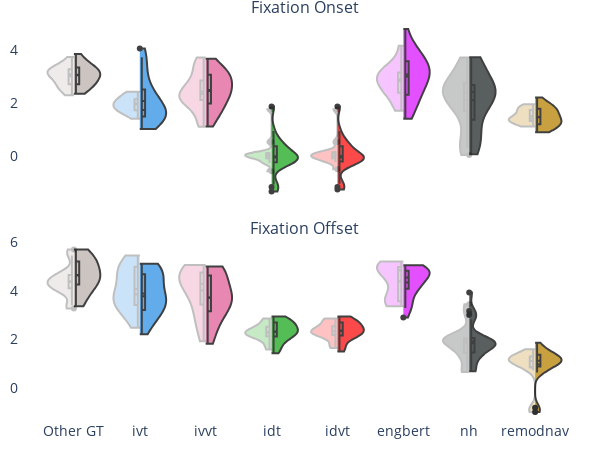

Notebook code cell kept with this figure:
### Markdown cell above
### (3) Final Figure - save to file
Displaying only the $d'$ distributions for fixation onsets & offsets in the same figure, to avoid showing too many subplots

### Code cell
W, H = 600, 450

discriminability_figure = make_subplots(
    rows=2, cols=1, shared_xaxes=True, subplot_titles=['Fixation Onset', 'Fixation Offset'], vertical_spacing=0.1
)

# copy onset d-prime violins into new figure
for tr in onset_distribution_figure.data:
    if tr['scalegroup'] != 'd_prime':
        # ignore non d-prime violins
        continue
    new_tr = copy.deepcopy(tr)
    new_tr['width'] = 0.8   # make violins wider so there's less space between them
    discriminability_figure.add_trace(trace=new_tr, row=1, col=1)

# copy offset d-prime violins into new figure
for tr in offset_distribution_figure.data:
    if tr['scalegroup'] != 'd_prime':
        # ignore non d-prime violins
        continue
    new_tr = copy.deepcopy(tr)
    new_tr['width'] = 0.8   # make violins wider so there's less space between them
    discriminability_figure.add_trace(trace=new_tr, row=2, col=1)

discriminability_figure.update_layout(
    title=None,
    width=W, height=H,
    paper_bgcolor='rgba(0, 0, 0, 0)', plot_bgcolor='rgba(0, 0, 0, 0)',
    yaxis=dict(showgrid=False, zeroline=False, showline=False, tickfont=dict(size=14)),
    yaxis2=dict(showgrid=False, zeroline=False, showline=False, tickfont=dict(size=14)),
    xaxis2=dict(showgrid=False, tickfont=dict(size=14), tickangle=0),
    margin=dict(l=10, r=10, b=10, t=20, pad=0),
)
# discriminability_figure.layout.annotations = []   # remove subtitles


save_fig(discriminability_figure, FIG_ID, 'left', 'fixation-discriminability', IS_SUPP)
discriminability_figure

### Figure 1 — Plotly figure (JSON) as saved in the notebook; plotly's stock layout.template omitted (floating-point values rounded to 4 significant figures)
{"data": [{"box": {"visible": true}, "fillcolor": "#bab0ac", "legendgroup": "Other GT", "line": {"color": "black"}, "meanline": {"visible": true}, "name": "RA, Other GT", "opacity": 0.75, "scalegroup": "d_prime", "showlegend": false, "side": "positive", "spanmode": "hard", "width": 0.8, "x0": "Other GT", "xaxis": "x", "y": [3.057, 3.582, 3.416, 2.357, 3.201, 3.354, 3.118, 2.726, 3.005, 2.78, 2.552, 2.689, 3.189, 3.866], "yaxis": "y", "type": "violin"}, {"box": {"visible": true}, "fillcolor": "#2E91E5", "legendgroup": "ivt", "line": {"color": "black"}, "meanline": {"visible": true}, "name": "RA, ivt", "opacity": 0.75, "scalegroup": "d_prime", "showlegend": false, "side": "positive", "spanmode": "hard", "width": 0.8, "x0": "ivt", "xaxis": "x", "y": [2.175, 2.614, 4.078, 2.148, 1.253, 3.373, 1.803, 2.996, 3.745, 2.434, 1.033, 1.584, 1.421, 1.361, 1.643, 1.69, 1.585, 1.627, 2.15, 1.023], "yaxis": "y", "type": "violin"}, {"box": {"visible": true}, "fillcolor": "#E15F99", "legendgroup": "ivvt", "line": {"color": "black"}, "meanline": {"visible": true}, "name": "RA, ivvt", "opacity": 0.75, "scalegroup": "d_prime", "showlegend": false, "side": "positive", "spanmode": "hard", "width": 0.8, "x0": "ivvt", "xaxis": "x", "y": [3.054, 3.121, 2.374, 3.243, 3.207, 1.66, 1.507, 1.116, 3.316, 2.735, 2.511, 3.69, 2.905, 2.328, 2.354, 2.051, 2.827, 1.678, 2.416, 1.927], "yaxis": "y", "type": "violin"}, {"box": {"visible": true}, "fillcolor": "#1CA71C", "legendgroup": "idt", "line": {"color": "black"}, "meanline": {"visible": true}, "name": "RA, idt", "opacity": 0.75, "scalegroup": "d_prime", "showlegend": false, "side": "positive", "spanmode": "hard", "width": 0.8, "x0": "idt", "xaxis": "x", "y": [-0.05156, 1.876, 0.4348, 0.02096, -0.1007, 0.02351, 0.5198, -1.081, 0.95, -1.176, 0.3013, -0.06856, -0.2453, -0.07269, 0.02281, -0.2234, -0.2377, 0.4367, -0.2453, -1.346], "yaxis": "y", "type": "violin"}, {"box": {"visible": true}, "fillcolor": "#FB0D0D", "legendgroup": "idvt", "line": {"color": "black"}, "meanline": {"visible": true}, "name": "RA, idvt", "opacity": 0.75, "scalegroup": "d_prime", "showlegend": false, "side": "positive", "spanmode": "hard", "width": 0.8, "x0": "idvt", "xaxis": "x", "y": [-0.05156, 1.876, 0.4348, 0.02096, -0.1007, 0.02351, 0.5198, -1.053, 0.95, -1.176, 0.3013, -0.06856, -0.2453, -0.07269, 0.02281, -0.1773, -0.1963, 0.4958, -0.2217, -1.276], "yaxis": "y", "type": "violin"}, {"box": {"visible": true}, "fillcolor": "#DA16FF", "legendgroup": "engbert", "line": {"color": "black"}, "meanline": {"visible": true}, "name": "RA, engbert", "opacity": 0.75, "scalegroup": "d_prime", "showlegend": false, "side": "positive", "spanmode": "hard", "width": 0.8, "x0": "engbert", "xaxis": "x", "y": [3.997, 4.818, 3.029, 3.501, 3.752, 3.538, 2.116, 2.933, 3.647, 4.111, 2.878, 3.168, 2.731, 2.236, 3.15, 2.039, 1.585, 1.413, 3.211, 2.416], "yaxis": "y", "type": "violin"}, {"box": {"visible": true}, "fillcolor": "#222A2A", "legendgroup": "nh", "line": {"color": "black"}, "meanline": {"visible": true}, "name": "RA, nh", "opacity": 0.75, "scalegroup": "d_prime", "showlegend": false, "side": "positive", "spanmode": "hard", "width": 0.8, "x0": "nh", "xaxis": "x", "y": [2.543, 3.252, 0.9329, 2.403, 2.78, 2.465, 0.5954, 1.876, 3.745, 3.477, 2.606, 2.48, 1.846, 2.444, 3.57, 0.9186, 0.06976, 1.815, 0.2993, 2.241], "yaxis": "y", "type": "violin"}, {"box": {"visible": true}, "fillcolor": "#B68100", "legendgroup": "remodnav", "line": {"color": "black"}, "meanline": {"visible": true}, "name": "RA, remodnav", "opacity": 0.75, "scalegroup": "d_prime", "showlegend": false, "side": "positive", "spanmode": "hard", "width": 0.8, "x0": "remodnav", "xaxis": "x", "y": [1.783, 1.536, 1.368, 1.862, 2.222, 1.238, 0.9792, 0.9803, 0.8973, 1.229, 1.997, 1.531, 1.405, 1.704, 1.246, 1.802, 1.906, 1.174, 1.538, 1.15], "yaxis": "y", "type": "violin"}, {"box": {"visible": true}, "fillcolor": "#bab0ac", "legendgroup": "Other GT", "line": {"color": "black"}, "meanline": {"visible": true}, "name": "MN, Other GT", "opacity": 0.25, "scalegroup": "d_prime", "showlegend": false, "side": "negative", "spanmode": "hard", "width": 0.8, "x0": "Other GT", "xaxis": "x", "y": [3.091, 3.408, 3.295, 2.307, 3.169, 3.315, 3.118, 2.726, 3.068, 2.733, 2.508, 2.629, 3.22, 3.76], "yaxis": "y", "type": "violin"}, {"box": {"visible": true}, "fillcolor": "#2E91E5", "legendgroup": "ivt", "line": {"color": "black"}, "meanline": {"visible": true}, "name": "MN, ivt", "opacity": 0.25, "scalegroup": "d_prime", "showlegend": false, "side": "negative", "spanmode": "hard", "width": 0.8, "x0": "ivt", "xaxis": "x", "y": [1.747, 2.434, 2.385, 1.65, 1.41, 1.976, 2.025, 1.681, 1.739, 2.321, 2.153, 2.008, 2.094, 1.871], "yaxis": "y", "type": "violin"}, {"box": {"visible": true}, "fillcolor": "#E15F99", "legendgroup": "ivvt", "line": {"color": "black"}, "meanline": {"visible": true}, "name": "MN, ivvt", "opacity": 0.25, "scalegroup": "d_prime", "showlegend": false, "side": "negative", "spanmode": "hard", "width": 0.8, "x0": "ivvt", "xaxis": "x", "y": [3.478, 3.281, 1.894, 1.429, 2.862, 3.74, 2.741, 2.455, 2.163, 2.13, 2.551, 1.111, 2.123, 2.241], "yaxis": "y", "type": "violin"}, {"box": {"visible": true}, "fillcolor": "#1CA71C", "legendgroup": "idt", "line": {"color": "black"}, "meanline": {"visible": true}, "name": "MN, idt", "opacity": 0.25, "scalegroup": "d_prime", "showlegend": false, "side": "negative", "spanmode": "hard", "width": 0.8, "x0": "idt", "xaxis": "x", "y": [-0.03388, 1.775, -0.02745, 0.04128, 0.5323, -0.08492, 0.103, -0.07269, 0.06113, 0.09578, -0.2712, 0.1295, -0.231, -0.5839], "yaxis": "y", "type": "violin"}, {"box": {"visible": true}, "fillcolor": "#FB0D0D", "legendgroup": "idvt", "line": {"color": "black"}, "meanline": {"visible": true}, "name": "MN, idvt", "opacity": 0.25, "scalegroup": "d_prime", "showlegend": false, "side": "negative", "spanmode": "hard", "width": 0.8, "x0": "idvt", "xaxis": "x", "y": [-0.03388, 1.775, -0.02745, 0.04128, 0.5323, -0.08492, 0.103, -0.07269, 0.06113, 0.1438, -0.2297, 0.187, -0.2074, -0.508], "yaxis": "y", "type": "violin"}, {"box": {"visible": true}, "fillcolor": "#DA16FF", "legendgroup": "engbert", "line": {"color": "black"}, "meanline": {"visible": true}, "name": "MN, engbert", "opacity": 0.25, "scalegroup": "d_prime", "showlegend": false, "side": "negative", "spanmode": "hard", "width": 0.8, "x0": "engbert", "xaxis": "x", "y": [3.526, 3.074, 3.059, 1.712, 3.316, 4.182, 3.053, 2.77, 3.166, 2.359, 2.4, 1.925, 2.667, 2.597], "yaxis": "y", "type": "violin"}, {"box": {"visible": true}, "fillcolor": "#222A2A", "legendgroup": "nh", "line": {"color": "black"}, "meanline": {"visible": true}, "name": "MN, nh", "opacity": 0.25, "scalegroup": "d_prime", "showlegend": false, "side": "negative", "spanmode": "hard", "width": 0.8, "x0": "nh", "xaxis": "x", "y": [2.78, 2.393, 2.778, 0.8204, 2.827, 3.734, 2.056, 2.444, 3.449, 1.903, 0.0365, 1.708, 0.3134, 2.411], "yaxis": "y", "type": "violin"}, {"box": {"visible": true}, "fillcolor": "#B68100", "legendgroup": "remodnav", "line": {"color": "black"}, "meanline": {"visible": true}, "name": "MN, remodnav", "opacity": 0.25, "scalegroup": "d_prime", "showlegend": false, "side": "negative", "spanmode": "hard", "width": 0.8, "x0": "remodnav", "xaxis": "x", "y": [1.815, 1.4, 1.351, 1.31, 1.96, 1.725, 1.405, 1.152, 1.514, 1.43, 1.858, 1.118, 1.74, 1.33], "yaxis": "y", "type": "violin"}, {"box": {"visible": true}, "fillcolor": "#bab0ac", "legendgroup": "Other GT", "line": {"color": "black"}, "meanline": {"visible": true}, "name": "RA, Other GT", "opacity": 0.75, "scalegroup": "d_prime", "showlegend": false, "side": "positive", "spanmode": "hard", "width": 0.8, "x0": "Other GT", "xaxis": "x2", "y": [4.292, 3.582, 5.206, 5.203, 4.457, 5.458, 5.697, 4.673, 3.995, 5.311, 4.257, 3.367, 4.708, 4.635], "yaxis": "y2", "type": "violin"}, {"box": {"visible": true}, "fillcolor": "#2E91E5", "legendgroup": "ivt", "line": {"color": "black"}, "meanline": {"visible": true}, "name": "RA, ivt", "opacity": 0.75, "scalegroup": "d_prime", "showlegend": false, "side": "positive", "spanmode": "hard", "width": 0.8, "x0": "ivt", "xaxis": "x2", "y": [3.598, 3.81, 5.044, 5.046, 2.941, 3.013, 4.433, 4.772, 3.745, 2.626, 3.664, 3.897, 4.482, 3.563, 3.134, 4.601, 4.798, 2.21, 5.116, 3.293], "yaxis": "y2", "type": "violin"}, {"box": {"visible": true}, "fillcolor": "#E15F99", "legendgroup": "ivvt", "line": {"color": "black"}, "meanline": {"visible": true}, "name": "RA, ivvt", "opacity": 0.75, "scalegroup": "d_prime", "showlegend": false, "side": "positive", "spanmode": "hard", "width": 0.8, "x0": "ivvt", "xaxis": "x2", "y": [3.936, 5.004, 4.879, 4.881, 3.71, 2.726, 2.636, 1.818, 4.072, 2.996, 4.599, 3.69, 4.655, 4.93, 3.743, 3.371, 3.431, 2.045, 3.32, 3.866], "yaxis": "y2", "type": "violin"}, {"box": {"visible": true}, "fillcolor": "#1CA71C", "legendgroup": "idt", "line": {"color": "black"}, "meanline": {"visible": true}, "name": "RA, idt", "opacity": 0.75, "scalegroup": "d_prime", "showlegend": false, "side": "positive", "spanmode": "hard", "width": 0.8, "x0": "idt", "xaxis": "x2", "y": [2.777, 2.42, 2.722, 2.728, 2.946, 2.409, 2.665, 2.175, 2.136, 2.201, 2.849, 2.305, 2.598, 2.331, 1.74, 2.313, 1.537, 1.428, 2.115, 1.852], "yaxis": "y2", "type": "violin"}, {"box": {"visible": true}, "fillcolor": "#FB0D0D", "legendgroup": "idvt", "line": {"color": "black"}, "meanline": {"visible": true}, "name": "RA, idvt", "opacity": 0.75, "scalegroup": "d_prime", "showlegend": false, "side": "positive", "spanmode": "hard", "width": 0.8, "x0": "idvt", "xaxis": "x2", "y": [2.777, 2.42, 2.722, 2.728, 2.946, 2.409, 2.665, 2.229, 2.136, 2.201, 2.849, 2.305, 2.598, 2.331, 1.74, 2.468, 1.601, 1.501, 2.186, 2.136], "yaxis": "y2", "type": "violin"}, {"box": {"visible": true}, "fillcolor": "#DA16FF", "legendgroup": "engbert", "line": {"color": "black"}, "meanline": {"visible": true}, "name": "RA, engbert", "opacity": 0.75, "scalegroup": "d_prime", "showlegend": false, "side": "positive", "spanmode": "hard", "width": 0.8, "x0": "engbert", "xaxis": "x2", "y": [5.049, 4.818, 5.044, 4.881, 4.113, 4.605, 3.296, 4.704, 4.409, 4.111, 3.516, 4.083, 4.834, 4.985, 3.485, 4.5, 4.798, 2.907, 4.078, 4.635], "yaxis": "y2", "type": "violin"}, {"box": {"visible": true}, "fillcolor": "#222A2A", "legendgroup": "nh", "line": {"color": "black"}, "meanline": {"visible": true}, "name": "RA, nh", "opacity": 0.75, "scalegroup": "d_prime", "showlegend": false, "side": "positive", "spanmode": "hard", "width": 0.8, "x0": "nh", "xaxis": "x2", "y": [1.873, 2.153, 1.3, 1.816, 1.434, 1.9, 1.111, 1.485, 3.003, 3.926, 1.775, 1.735, 1.95, 1.735, 3.168, 1.864, 0.7035, 1.96, 0.695, 2.829], "yaxis": "y2", "type": "violin"}, {"box": {"visible": true}, "fillcolor": "#B68100", "legendgroup": "remodnav", "line": {"color": "black"}, "meanline": {"visible": true}, "name": "RA, remodnav", "opacity": 0.75, "scalegroup": "d_prime", "showlegend": false, "side": "positive", "spanmode": "hard", "width": 0.8, "x0": "remodnav", "xaxis": "x2", "y": [1.012, -0.984, 1.368, 1.862, 1.655, 1.431, 1.181, 0.9803, 0.8973, 0.6432, 1.501, 1.104, 1.098, 1.293, 0.6769, 1.163, 0.884, -0.8082, 1.368, 1.15], "yaxis": "y2", "type": "violin"}, {"box": {"visible": true}, "fillcolor": "#bab0ac", "legendgroup": "Other GT", "line": {"color": "black"}, "meanline": {"visible": true}, "name": "MN, Other GT", "opacity": 0.25, "scalegroup": "d_prime", "showlegend": false, "side": "negative", "spanmode": "hard", "width": 0.8, "x0": "Other GT", "xaxis": "x2", "y": [4.384, 3.408, 4.12, 4.205, 4.373, 4.656, 5.697, 4.673, 4.637, 4.382, 4.107, 3.27, 5.456, 4.011], "yaxis": "y2", "type": "violin"}, {"box": {"visible": true}, "fillcolor": "#2E91E5", "legendgroup": "ivt", "line": {"color": "black"}, "meanline": {"visible": true}, "name": "MN, ivt", "opacity": 0.25, "scalegroup": "d_prime", "showlegend": false, "side": "negative", "spanmode": "hard", "width": 0.8, "x0": "ivt", "xaxis": "x2", "y": [4.988, 3.412, 3.127, 4.496, 3.739, 4.986, 5.455, 3.865, 3.301, 4.656, 3.862, 2.48, 5.045, 3.638], "yaxis": "y2", "type": "violin"}, {"box": {"visible": true}, "fillcolor": "#E15F99", "legendgroup": "ivvt", "line": {"color": "black"}, "meanline": {"visible": true}, "name": "MN, ivvt", "opacity": 0.25, "scalegroup": "d_prime", "showlegend": false, "side": "negative", "spanmode": "hard", "width": 0.8, "x0": "ivvt", "xaxis": "x2", "y": [4.934, 5.065, 2.797, 2.71, 3.65, 4.759, 4.655, 4.93, 4.272, 3.436, 4.524, 1.922, 4.267, 4.312], "yaxis": "y2", "type": "violin"}, {"box": {"visible": true}, "fillcolor": "#1CA71C", "legendgroup": "idt", "line": {"color": "black"}, "meanline": {"visible": true}, "name": "MN, idt", "opacity": 0.25, "scalegroup": "d_prime", "showlegend": false, "side": "negative", "spanmode": "hard", "width": 0.8, "x0": "idt", "xaxis": "x2", "y": [2.832, 2.285, 2.285, 2.523, 2.181, 2.095, 2.418, 2.865, 1.791, 2.536, 1.584, 2.131, 2.299, 2.22], "yaxis": "y2", "type": "violin"}, {"box": {"visible": true}, "fillcolor": "#FB0D0D", "legendgroup": "idvt", "line": {"color": "black"}, "meanline": {"visible": true}, "name": "MN, idvt", "opacity": 0.25, "scalegroup": "d_prime", "showlegend": false, "side": "negative", "spanmode": "hard", "width": 0.8, "x0": "idvt", "xaxis": "x2", "y": [2.832, 2.285, 2.285, 2.523, 2.181, 2.095, 2.418, 2.865, 1.791, 2.784, 1.652, 2.231, 2.383, 2.546], "yaxis": "y2", "type": "violin"}, {"box": {"visible": true}, "fillcolor": "#DA16FF", "legendgroup": "engbert", "line": {"color": "black"}, "meanline": {"visible": true}, "name": "MN, engbert", "opacity": 0.25, "scalegroup": "d_prime", "showlegend": false, "side": "negative", "spanmode": "hard", "width": 0.8, "x0": "engbert", "xaxis": "x2", "y": [4.988, 4.858, 3.672, 3.383, 3.575, 5.204, 4.834, 4.985, 4.014, 3.57, 4.882, 3.365, 4.983, 5.092], "yaxis": "y2", "type": "violin"}, {"box": {"visible": true}, "fillcolor": "#222A2A", "legendgroup": "nh", "line": {"color": "black"}, "meanline": {"visible": true}, "name": "MN, nh", "opacity": 0.25, "scalegroup": "d_prime", "showlegend": false, "side": "negative", "spanmode": "hard", "width": 0.8, "x0": "nh", "xaxis": "x2", "y": [2.049, 1.972, 2.029, 1.276, 2.059, 2.038, 1.95, 1.626, 3.449, 1.903, 0.6618, 1.437, 0.7109, 3.047], "yaxis": "y2", "type": "violin"}, {"box": {"visible": true}, "fillcolor": "#B68100", "legendgroup": "remodnav", "line": {"color": "black"}, "meanline": {"visible": true}, "name": "MN, remodnav", "opacity": 0.25, "scalegroup": "d_prime", "showlegend": false, "side": "negative", "spanmode": "hard", "width": 0.8, "x0": "remodnav", "xaxis": "x2", "y": [1.036, -0.985, 1.351, 1.12, 1.592, 1.296, 1.098, 1.293, 0.7322, 1.117, 0.8464, -0.8099, 1.391, 1.095], "yaxis": "y2", "type": "violin"}], "layout": {"xaxis": {"anchor": "y", "domain": [0.0, 1.0], "matches": "x2", "showticklabels": false}, "yaxis": {"anchor": "x", "domain": [0.55, 1.0], "tickfont": {"size": 14}, "showgrid": false, "zeroline": false, "showline": false}, "xaxis2": {"anchor": "y2", "domain": [0.0, 1.0], "tickfont": {"size": 14}, "showgrid": false, "tickangle": 0}, "yaxis2": {"anchor": "x2", "domain": [0.0, 0.45], "tickfont": {"size": 14}, "showgrid": false, "zeroline": false, "showline": false}, "annotations": [{"font": {"size": 16}, "showarrow": false, "text": "Fixation Onset", "x": 0.5, "xanchor": "center", "xref": "paper", "y": 1.0, "yanchor": "bottom", "yref": "paper"}, {"font": {"size": 16}, "showarrow": false, "text": "Fixation Offset", "x": 0.5, "xanchor": "center", "xref": "paper", "y": 0.45, "yanchor": "bottom", "yref": "paper"}], "margin": {"l": 10, "r": 10, "b": 10, "t": 20, "pad": 0}, "title": {}, "width": 600, "height": 450, "paper_bgcolor": "rgba(0, 0, 0, 0)", "plot_bgcolor": "rgba(0, 0, 0, 0)"}}
